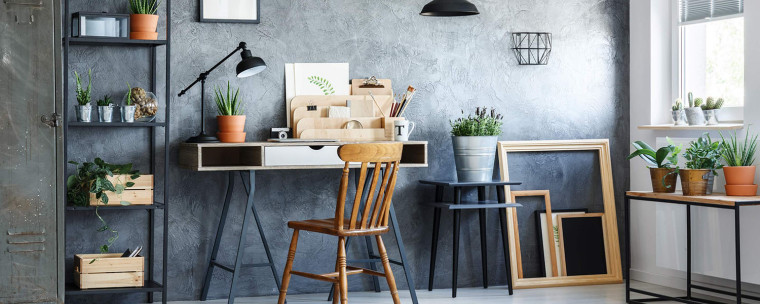
#> input picture day30/test.jpg, 760 x 304 px
$ python box_test.py
#> lines starting #> are read from the running program, lines starting #| are printed output that depends on the picture; after the words box and inside, x2 and y2 are one past the last pixel; in counts of white or black regions, pixels touching at a corner belong together
import numpy as np
import cv2
img = cv2.imread('test.jpg')
#> img is the input picture: shape (304, 760, 3); mean B, G, R 133.1, 131.9, 128.7
x=200
y=80
w=80
h=80

box = img[y:y+h, x:x+w]
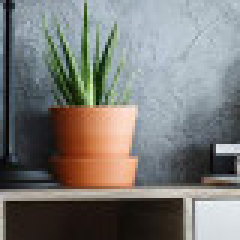
#> box: shape (80, 80, 3) (shown 3 times larger); mean B, G, R 118.6, 121.7, 122.1
# 개발자들은 그림같은 거 코드로 표현할 때 폭(width), 높이(height)순으로 코딩하는데..일반적으로
# Numpy 배열은 행, 열 순으로 접근하기 때문에 반드시 높이, 폭 순으로 지정을 해야한다!!
print(box.shape)
#| (80, 80, 3)

# 이미지 복제하기
img[y:y+h, (x+w):(x+w)+w] = box
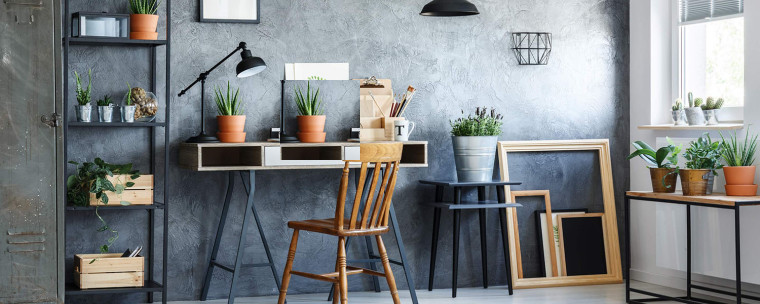
#> img: shape (304, 760, 3); 2.77% of pixels changed, all inside (x1, y1, x2, y2) = (280, 80, 360, 160)
#cv2.rectangle(img, (x+w-1,y), ((x+w)+w, y+h), (0,255,0))

#cv2.rectangle(box, (0,0), (h-1, w-1), (0,255,0))
cv2.imshow("img", img)

#img2 = box.copy()
#cv2.imshow("box", img2)

key = cv2.waitKey(0)
#> (key Esc is pressed here)
cv2.destroyAllWindows()
